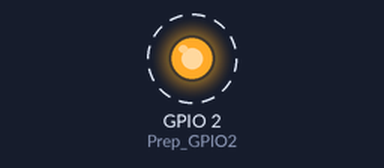
The sketch below on a simulated ESP8266 (NodeMCU). Shown: output pins drawn as LEDs (lit = HIGH). Dashed ring = blinking. WiFi joins after 1.5 s; servers stay silent unless stated; what the sketch prints to the serial monitor is not drawn.

Above: at 1.7 s.
Timing chart, 0 to 4.5 s (numbered marks = the images above):
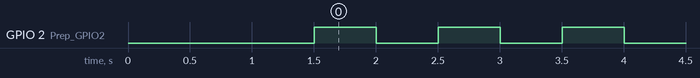

The sketch:

OTA_MINIMAL.ino
```cpp
#include <ESP8266WiFi.h>
#include <ESP8266mDNS.h>
#include <WiFiUdp.h>
#include <ArduinoOTA.h>

const char* ssid = "ssid";
const char* password = "password";

void setup() {
  Serial.begin(115200); //init serial
  Serial.println("Booting");
  WiFi.mode(WIFI_STA); //Act as a wifi client
  WiFi.begin(ssid, password);
  while (WiFi.status() != WL_CONNECTED)
  {
    delay(500);
    Serial.print(".");
  }
  ArduinoOTA.onStart([]() {
    Serial.println("Start");
  });
  ArduinoOTA.onProgress([](unsigned int progress, unsigned int total) {
    Serial.printf("Progress: %u%%\r", (progress / (total / 100)));    //Serial Progress indicator
  });
  ArduinoOTA.begin();
  Serial.println("Ready");
  Serial.print("IP address: ");
  Serial.println(WiFi.localIP()); //Prints IP to serial port.
  //---------Actual setup starts here
  pinMode(2, OUTPUT); //Prep GPIO2 (LED) for output.
}

void loop() {
  ArduinoOTA.handle();
  //------Actual code starts here
  digitalWrite(2, HIGH);
  delay(500);
  digitalWrite(2, LOW);
  delay(500);
}
```

Measured:
- by itself, GPIO 2 (Prep_GPIO2): alternates HIGH for 0.50 s and LOW for 0.50 s
